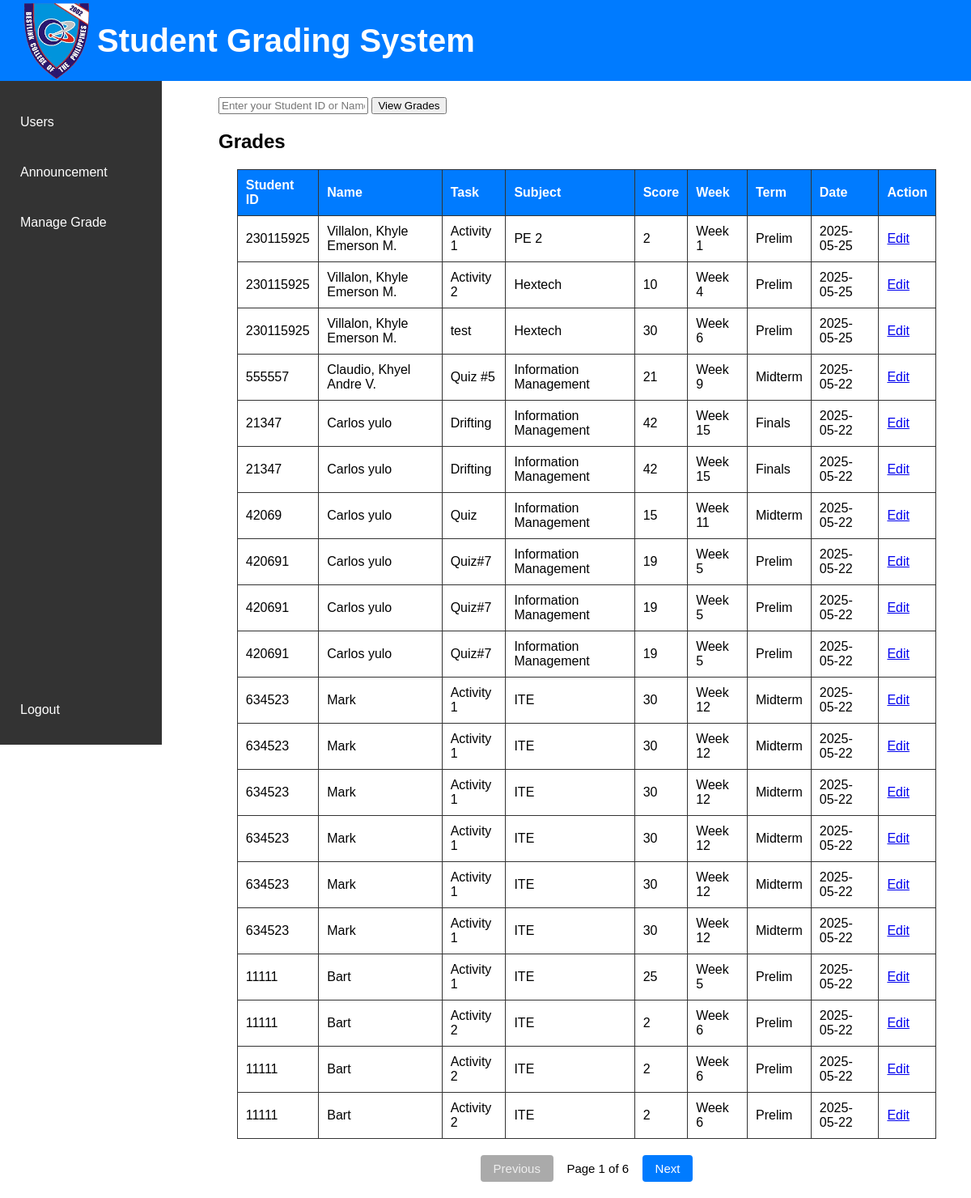
The page /admin/view.php on the database its author committed.
### tables this page shows
CREATE TABLE `grades` (
  `student_id` int(20) NOT NULL,
  `student_name` varchar(100) NOT NULL,
  `task_name` varchar(100) NOT NULL,
  `score` int(11) NOT NULL,
  `date` date NOT NULL,
  `week` varchar(20) DEFAULT NULL,
  `term` varchar(20) DEFAULT NULL,
  `subject` varchar(100) DEFAULT NULL
);

### admin/view.php (the view, shortened to what this page needs)
<?php
include "../db.php";
$records_per_page = 20;
$page = isset($_GET['page']) ? max(1, (int)$_GET['page']) : 1;
$offset = ($page - 1) * $records_per_page;
$search = '';
$result = null;
if (isset($_GET['id']) && $_GET['id'] !== '') {
    $search = $_GET['id'];
    $stmt = $conn->prepare("
        SELECT student_id, student_name, task_name, score, week, term, date, subject
          FROM grades
         WHERE student_id = ? OR student_name LIKE ?
         ORDER BY date DESC
         LIMIT ?, ?");
    $like = "%" . $search . "%";
    $stmt->bind_param("ssii", $search, $like, $offset, $records_per_page);
    $stmt->execute();
    $result = $stmt->get_result();
} else {
    $stmt = $conn->prepare("
        SELECT student_id, student_name, task_name, score, week, term, date, subject
          FROM grades
         ORDER BY date DESC
         LIMIT ?, ?");
    $stmt->bind_param("ii", $offset, $records_per_page);
    $stmt->execute();
    $result = $stmt->get_result();
}
if ($search !== '') {
    $count_stmt = $conn->prepare("SELECT COUNT(*) FROM grades WHERE student_id = ? OR student_name LIKE ?");
    $count_like = "%" . $search . "%";
    $count_stmt->bind_param("ss", $search, $count_like);
    $count_stmt->execute();
    $total_rows = $count_stmt->get_result()->fetch_row()[0];
    $count_stmt->close();
} else {
    $total_stmt = $conn->prepare("SELECT COUNT(*) FROM grades");
    $total_stmt->execute();
    $total_rows = $total_stmt->get_result()->fetch_row()[0];
}
$total_pages = max(1, ceil($total_rows / $records_per_page));
?>
<!DOCTYPE html>
<html>
<head>
</head>
<body>
    <h1 class="title"><img src="BCP.png" style="width:100px; height:auto;"> Student Grading System</h1>
    <div class="sidebar">
        <a href="/grading-system/admin/admin.php">Users</a>
        <a href="/grading-system/admin/announcement.php">Announcement</a>
        <a href="/grading-system/admin/view.php">Manage Grade</a>
        <br><br><br><br><br><br><br><br><br><br><br><br>
        <br><br><br><br><br><br><br><br><br><br><br><br><br><br><br><br><br><br>
        <a href="/grading-system/login.php?logout=1">Logout</a>
    </div>
    <div class="main-content">
        <form method="GET" action="view.php">
            <input type="text" name="id" placeholder="Enter your Student ID or Name" value="<?= htmlspecialchars($search) ?>" required>
            <button type="submit">View Grades</button>
        </form>
        <h2>Grades</h2>
        <?php if ($result && $result->num_rows): ?>
        <table>
            <tr>
                <th>Student ID</th><th>Name</th><th>Task</th><th>Subject</th><th>Score</th>
                <th>Week</th><th>Term</th><th>Date</th><th>Action</th>
            </tr>
            <?php while ($row = $result->fetch_assoc()): ?>
            <tr>
                <td><?= htmlspecialchars($row["student_id"]) ?></td>
                <td><?= htmlspecialchars($row["student_name"]) ?></td>
                <td><?= htmlspecialchars($row["task_name"]) ?></td>
                <td><?= htmlspecialchars($row["subject"]) ?></td>
                <td><?= htmlspecialchars($row["score"]) ?></td>
                <td><?= htmlspecialchars($row["week"]) ?></td>
                <td><?= htmlspecialchars($row["term"]) ?></td>
                <td><?= htmlspecialchars($row["date"]) ?></td>
                <td>
                  <a href="edit_grade.php
                    ?id=<?= urlencode($row['student_id']) ?>
                    &task=<?= urlencode($row['task_name']) ?>
                    &week=<?= urlencode(trim($row['week'])) ?>
                    &term=<?= urlencode(trim($row['term'])) ?>
                    &subject=<?= urlencode(trim($row['subject'])) ?>">Edit</a>
                </td>
            </tr>
            <?php endwhile; ?>
        </table>
        <?php else: ?>
          <p style="text-align:center;">No grades found.</p>
        <?php endif; ?>
        <div class="divider" style="text-align:center;margin-top:20px;">
            <a class="pagination-btn<?= $page <= 1 ? ' disabled' : '' ?>"
               href="<?= $page <= 1 ? '#' : '?id=' . urlencode($search) . '&page=' . ($page - 1) ?>"
               <?= $page <= 1 ? 'tabindex="-1" aria-disabled="true"' : '' ?>>Previous</a>
            <span class="pagination-info">Page <?= $page ?> of <?= $total_pages ?></span>
            <a class="pagination-btn<?= $page >= $total_pages ? ' disabled' : '' ?>"
               href="<?= $page >= $total_pages ? '#' : '?id=' . urlencode($search) . '&page=' . ($page + 1) ?>"
               <?= $page >= $total_pages ? 'tabindex="-1" aria-disabled="true"' : '' ?>>Next</a>
        </div>
    </div>
</body>
</html>

### admin/view.php (style rules this page uses)
body { font-family: Arial, sans-serif; margin: 0; }
.title { background-color: #007bff; width: 100%; font-size: 40px; height: 100px; position: fixed; margin-top: -100px; align-items: center; display: flex; padding-left: 20px; color: white; }
.sidebar { width: 200px; background-color: #333; height: 100vh; position: fixed; padding-top: 20px; }
.sidebar a { display: block; color: white; padding: 22px 25px; text-decoration: none; transition: background 0.3s; }
.main-content { margin-top: 100px; margin-left: 250px; padding: 20px; }
table { border-collapse: collapse; width: 95%; margin: auto; }
th, td { border: 1px solid #333; padding: 10px; text-align: left; }
th { background-color: #007bff; color: white; }
.pagination-btn { display: inline-block; margin: 0 2px; padding: 8px 16px; background: #007bff; color: #fff; border-radius: 4px; text-decoration: none; border: none; font-size: 15px; transition: background 0.2s; }
.pagination-btn:disabled, .pagination-btn.disabled { background: #aaa; cursor: not-allowed; pointer-events: none; color: #eee; }
.pagination-info { margin: 0 10px; font-size: 15px; }

### rows shown on the page
grades: student "230115925", student_name "Villalon, Khyle Emerson M.", task_name "Activity 1", subject "PE 2", score "2", week "Week 1", term "Prelim", date "2025-05-25"
grades: student "230115925", student_name "Villalon, Khyle Emerson M.", task_name "Activity 2", subject "Hextech", score "10", week "Week 4", term "Prelim", date "2025-05-25"
grades: student "230115925", student_name "Villalon, Khyle Emerson M.", task_name "test", subject "Hextech", score "30", week "Week 6", term "Prelim", date "2025-05-25"
grades: student "555557", student_name "Claudio, Khyel Andre V.", task_name "Quiz #5", subject "Information Management", score "21", week "Week 9", term "Midterm", date "2025-05-22"
grades: student "21347", student_name "Carlos yulo", task_name "Drifting", subject "Information Management", score "42", week "Week 15", term "Finals", date "2025-05-22"
grades: student "21347", student_name "Carlos yulo", task_name "Drifting", subject "Information Management", score "42", week "Week 15", term "Finals", date "2025-05-22"
grades: student "42069", student_name "Carlos yulo", task_name "Quiz", subject "Information Management", score "15", week "Week 11", term "Midterm", date "2025-05-22"
grades: student "420691", student_name "Carlos yulo", task_name "Quiz#7", subject "Information Management", score "19", week "Week 5", term "Prelim", date "2025-05-22"
grades: student "420691", student_name "Carlos yulo", task_name "Quiz#7", subject "Information Management", score "19", week "Week 5", term "Prelim", date "2025-05-22"
grades: student "420691", student_name "Carlos yulo", task_name "Quiz#7", subject "Information Management", score "19", week "Week 5", term "Prelim", date "2025-05-22"
grades: student "634523", student_name "Mark", task_name "Activity 1", subject "ITE", score "30", week "Week 12", term "Midterm", date "2025-05-22"
grades: student "634523", student_name "Mark", task_name "Activity 1", subject "ITE", score "30", week "Week 12", term "Midterm", date "2025-05-22"
grades: student "634523", student_name "Mark", task_name "Activity 1", subject "ITE", score "30", week "Week 12", term "Midterm", date "2025-05-22"
grades: student "634523", student_name "Mark", task_name "Activity 1", subject "ITE", score "30", week "Week 12", term "Midterm", date "2025-05-22"
grades: student "634523", student_name "Mark", task_name "Activity 1", subject "ITE", score "30", week "Week 12", term "Midterm", date "2025-05-22"
grades: student "634523", student_name "Mark", task_name "Activity 1", subject "ITE", score "30", week "Week 12", term "Midterm", date "2025-05-22"
grades: student "11111", student_name "Bart", task_name "Activity 1", subject "ITE", score "25", week "Week 5", term "Prelim", date "2025-05-22"
grades: student "11111", student_name "Bart", task_name "Activity 2", subject "ITE", score "2", week "Week 6", term "Prelim", date "2025-05-22"
grades: student "11111", student_name "Bart", task_name "Activity 2", subject "ITE", score "2", week "Week 6", term "Prelim", date "2025-05-22"
grades: student "11111", student_name "Bart", task_name "Activity 2", subject "ITE", score "2", week "Week 6", term "Prelim", date "2025-05-22"

### other values the page prints
$page "1"
$total_pages "6"
